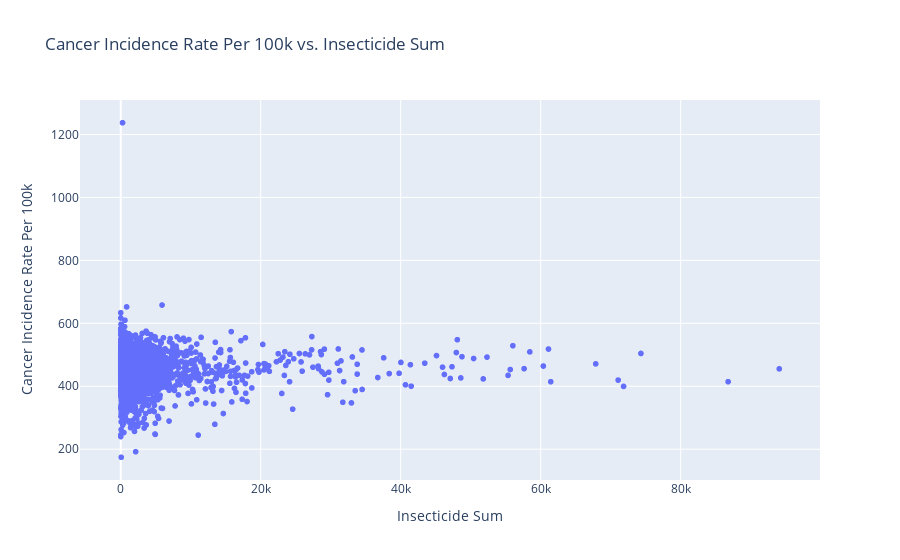

Source (notebook cell):
### Markdown cell above
**I left the these plots the same to allow for interactive exploration by our team**

### Code cell
#Create an interactive plot to explore the details of the data points.
fig = px.scatter(data_df, x='Insecticide Sum', y='Cancer Incidence Rate Per 100k',
                 hover_data=['County', 'Insecticide Sum', 'Cancer Incidence Rate Per 100k'],
                 title='Cancer Incidence Rate Per 100k vs. Insecticide Sum')

# Show the plot
fig.show()

### Figure 1 — Plotly figure (JSON) as saved in the notebook; plotly's stock layout.template omitted (floating-point values rounded to 4 significant figures; data arrays with more than 128 entries replaced by an {"elided": "..."} marker saying what was removed)
{"data": [{"customdata": {"elided": "2370x1 str values"}, "hovertemplate": "Insecticide Sum=%{x}<br>Cancer Incidence Rate Per 100k=%{y}<br>County=%{customdata[0]}<extra></extra>", "legendgroup": "", "marker": {"color": "#636efa", "symbol": "circle"}, "mode": "markers", "name": "", "showlegend": false, "type": "scattergl", "x": {"elided": "2370 float values"}, "xaxis": "x", "y": {"elided": "2370 float values"}, "yaxis": "y"}], "layout": {"legend": {"tracegroupgap": 0}, "title": {"text": "Cancer Incidence Rate Per 100k vs. Insecticide Sum"}, "xaxis": {"anchor": "y", "domain": [0, 1], "title": {"text": "Insecticide Sum"}}, "yaxis": {"anchor": "x", "domain": [0, 1], "title": {"text": "Cancer Incidence Rate Per 100k"}}}}
